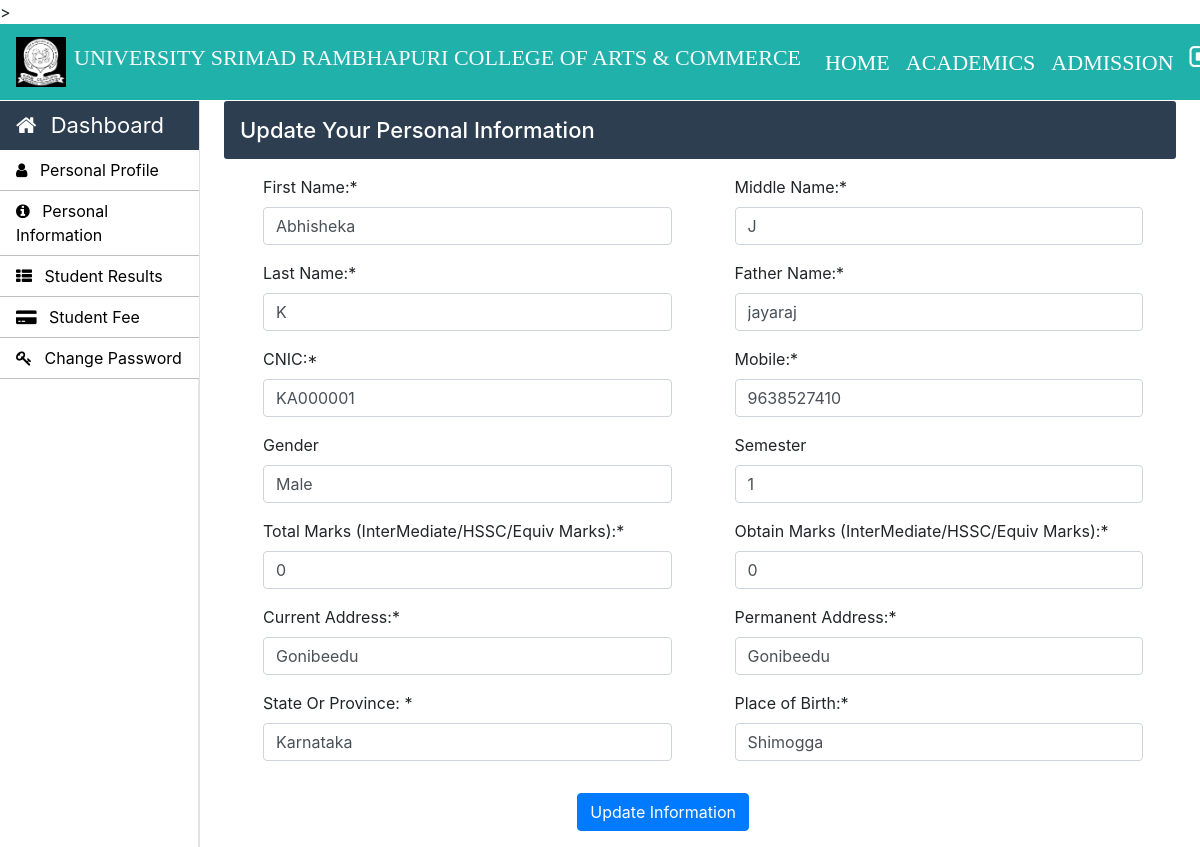
/Student/student-personal-information.php (signed in), run on the app's committed database.
### tables this page shows
CREATE TABLE `student_info` (
  `roll_no` varchar(20) NOT NULL,
  `first_name` varchar(30) NOT NULL,
  `middle_name` varchar(30) NOT NULL,
  `last_name` varchar(30) NOT NULL,
  `father_name` varchar(30) NOT NULL,
  `email` varchar(30) NOT NULL,
  `mobile_no` varchar(11) NOT NULL,
  `course_code` varchar(11) NOT NULL,
  `session` varchar(10) NOT NULL,
  `profile_image` varchar(100) NOT NULL,
  `prospectus_issued` varchar(10) NOT NULL,
  `prospectus_amount` varchar(10) NOT NULL,
  `form_b` varchar(20) NOT NULL,
  `applicant_status` varchar(20) NOT NULL,
  `application_status` varchar(20) NOT NULL,
  `cnic` varchar(15) NOT NULL,
  `dob` varchar(10) NOT NULL,
  `other_phone` varchar(11) NOT NULL,
  `gender` varchar(10) NOT NULL,
  `permanent_address` varchar(150) NOT NULL,
  `current_address` varchar(150) NOT NULL,
  `place_of_birth` varchar(150) NOT NULL,
  `matric_complition_date` varchar(10) NOT NULL,
  `matric_awarded_date` varchar(10) NOT NULL,
  `matric_certificate` varchar(100) NOT NULL,
  `fa_complition_date` varchar(10) NOT NULL,
  `fa_awarded_date` varchar(10) NOT NULL,
  `fa_certificate` varchar(100) NOT NULL,
  `ba_complition_date` varchar(10) NOT NULL,
  `ba_awarded_date` varchar(10) NOT NULL,
  `ba_certificate` varchar(100) NOT NULL,
  `semester` int(11) NOT NULL,
  `total_marks` int(11) NOT NULL,
  `obtain_marks` int(11) NOT NULL,
  `state` varchar(20) NOT NULL,
  `admission_date` timestamp NOT NULL DEFAULT current_timestamp() ON UPDATE current_timestamp(),
  `admission_from` int(11) DEFAULT NULL COMMENT '1- online 0-offline'
);

### Student/student-personal-information.php (the view, shortened to what this page needs)
 <?php
		require_once "../connection/connection.php";
	?>
<!doctype html>
<html lang="en">
	<head>
	</head>
	<body>
		<?php include('../common/common-header.php') ?>
		<?php include('../common/student-sidebar.php') ?>
		<main role="main" class="col-xl-10 col-lg-9 col-md-8 ml-sm-auto px-md-4 w-100">
			<div class="sub-main sub-main-student">
				<div class="text-center d-flex flex-wrap flex-md-nowrap pt-3 pb-2 mb-3 text-white admin-dashboard pl-3">
					<h4 class="">Update Your Personal Information </h4>
				</div>
				<div class="row ml-4">
					<div class="col-lg-12 col-md-12 col-sm-12">
						<form action="student-personal-information.php" method="post">
							<?php $roll_no=$_SESSION['LoginStudent'];
								$query="select * from student_info where roll_no='$roll_no'";
								$run=mysqli_query($con,$query);
								while ($row=mysqli_fetch_array($run)) {?>
							<div class="row">
								<div class=" col-lg-6 col-md-6 pr-5">
									<div class="form-group">
										<label for="exampleInputEmail1">First Name:*</label>
										<input type="text" class="form-control" name="first_name" value=<?php echo $row['first_name'] ?>>
									</div>
								</div>
								<div class="col-md-6 pr-5">
									<div class="form-group">
										<label for="exampleInputPassword1">Middle Name:*</label>
										<input type="text" class="form-control" name="middle_name"  value="<?php echo $row['middle_name'] ?>">
									</div>
								</div>
							</div>
							<div class="row">
								<div class="col-md-6 pr-5">
									<div class="form-group">
										<label for="exampleInputEmail1">Last Name:*</label>
										<input type="text" class="form-control" name="last_name" value=<?php echo $row['last_name'] ?>>
									</div>
								</div>
								<div class="col-md-6 pr-5">
									<div class="form-group">
										<label for="exampleInputPassword1">Father Name:*</label>
										<input type="text" class="form-control" name="father_name"  value=<?php echo $row['father_name'] ?>>
									</div>
								</div>
							</div>
							<div class="row">
								<div class="col-md-6 pr-5">
									<div class="form-group">
										<label for="exampleInputEmail1">CNIC:*</label>
										<input type="text" class="form-control" name="cnic" value=<?php echo $row['cnic'] ?>>
									</div>
								</div>
								<div class="col-md-6 pr-5">
									<div class="form-group">
										<label for="exampleInputPassword1">Mobile:*</label>
										<input type="number" class="form-control" name="mobile_no"  value=<?php echo $row['mobile_no'] ?>>
									</div>
								</div>
							</div>
							<div class="row">
								<div class="col-md-6 pr-5">
									<div class="form-group">
										<label for="exampleInputEmail1">Gender</label>
										<input type="text" class="form-control" name="gender" value=<?php echo $row['gender'] ?>>
									</div>
								</div>
								<div class="col-md-6 pr-5">
									<div class="form-group">
										<label for="exampleInputPassword1">Semester</label>
										<input type="number" name="semester" class="form-control"  placeholder="Semester" value=<?php echo $row['semester'] ?>>
									</div>
								</div>
							</div>
							<div class="row">
								<div class="col-md-6 pr-5">
									<div class="form-group">
										<label for="exampleInputEmail1">Total Marks (InterMediate/HSSC/Equiv Marks):*</label>
										<input type="number" name="total_marks" class="form-control" placeholder="Marks" value=<?php echo $row['total_marks'] ?>>
									</div>
								</div>
								<div class="col-md-6 pr-5">
									<div class="form-group">
										<label for="exampleInputPassword1">Obtain Marks (InterMediate/HSSC/Equiv Marks):*</label>
										<input type="number" name="obtain_marks" class="form-control"  placeholder="Marks" value=<?php echo $row['obtain_marks'] ?>>
									</div>
								</div>
							</div>
							<div class="row">
								<div class="col-md-6 pr-5">
									<div class="form-group">
										<label for="exampleInputEmail1">Current Address:*</label>
										<input type="text" name="current_address" class="form-control" value=<?php echo $row['current_address'] ?>>
									</div>
								</div>
								<div class="col-md-6 pr-5">
									<div class="form-group">
										<label for="exampleInputPassword1">Permanent Address:*</label>
										<input type="text" name="permanent_address" class="form-control"  value=<?php echo $row['permanent_address'] ?>>
									</div>
								</div>
							</div>
							<div class="row">
								<div class="col-md-6 pr-5">
									<div class="form-group">
										<label for="exampleInputEmail1">State Or Province: *</label>
										<input type="text" name="state" class="form-control" placeholder="State Province" value=<?php echo $row['state'] ?>>
									</div>
								</div>
								<div class="col-md-6 pr-5">
									<div class="form-group">
										<label for="exampleInputPassword1">Place of Birth:*</label>
										<input type="text" name="place_of_birth" class="form-control"  value=<?php echo $row['place_of_birth'] ?>>
									</div>
								</div>
							</div>
							<?php } ?>
							<div class="row mt-3">
								<div class="col-lg-6 col-md-6 offset-4">
									<input type="submit" name="sub" type="submit" class="btn btn-primary" value="Update Information">
								</div>
							</div>
						</form>
					</div>
				</div>
			</div>
		</main>
	</body>
</html>

### Css/style.css (style rules this page uses)
h4 { font-size: 22px; }
.admin-dashboard { margin-top: 1px !important; background: #2c3e50 !important; border-radius: 3px; }

### data on the page
student_info: first_name "Abhisheka", middle_name "J", last_name "K", father_name "jayaraj", cnic "KA000001", mobile_no "9638527410", gender "Male", semester "1", total_marks "0", obtain_marks "0", current_address "Gonibeedu", permanent_address "Gonibeedu", state "Karnataka", place_of_birth "Shimogga"
